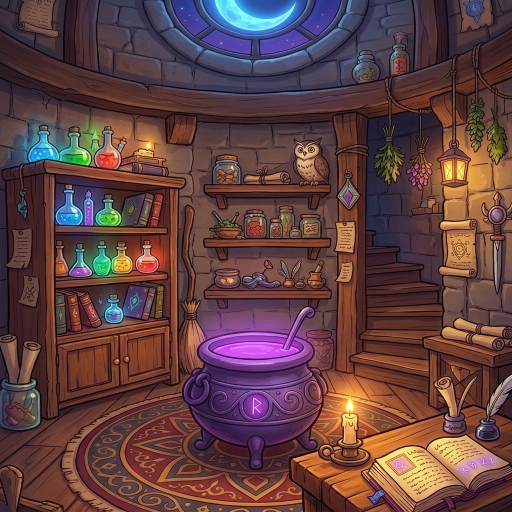
#> input picture assets/images/wizard_room_bg.jpg, 1024 x 1024 px (shown at 1/2 size)
$ python remove_bg.py assets/images/wizard_room_bg.jpg assets/images/onboarding1.png
#> lines starting #> are read from the running program, lines starting #| are printed output that depends on the picture
import sys
from PIL import Image

def remove_black_background(input_path, output_path):
#> called with input_path = 'assets/images/wizard_room_bg.jpg', output_path = 'assets/images/onboarding1.png'
    img = Image.open(input_path).convert("RGBA")
    data = img.getdata()

    new_data = []
    for item in data:
        # Get RGB values
        r, g, b, a = item

        # Calculate luminance (brightness)
        brightness = max(r, g, b)

        if brightness == 0:
            new_data.append((0, 0, 0, 0))
        else:
            # Alpha based on brightness
            alpha = brightness
            # Un-premultiply (boost color channels so they are bright when alpha is applied)
            nr = min(255, int(r * 255 / brightness))
            ng = min(255, int(g * 255 / brightness))
            nb = min(255, int(b * 255 / brightness))
            new_data.append((nr, ng, nb, alpha))
#> this loop made 1048576 passes
#> (item, r, g, b, brightness, alpha, nr, ng) on passes 1 to 12: ((49, 45, 60, 255), 49, 45, 60, 60, 60, 208, 191), ((49, 45, 60, 255), 49, 45, 60, 60, 60, 208, 191), ((49, 45, 60, 255), 49, 45, 60, 60, 60, 208, 191), ((49, 45, 60, 255), 49, 45, 60, 60, 60, 208, 191), ((49, 45, 60, 255), 49, 45, 60, 60, 60, 208, 191), ((50, 46, 61, 255), 50, 46, 61, 61, 61, 209, 192), ((50, 46, 61, 255), 50, 46, 61, 61, 61, 209, 192), ((50, 46, 61, 255), 50, 46, 61, 61, 61, 209, 192), ((49, 45, 59, 255), 49, 45, 59, 59, 59, 211, 194), ((49, 45, 59, 255), 49, 45, 59, 59, 59, 211, 194), ((48, 44, 58, 255), 48, 44, 58, 58, 58, 211, 193), ((48, 44, 58, 255), 48, 44, 58, 58, 58, 211, 193)
#> (r, g, b, brightness, alpha, nr, ng, nb) on passes 61 to 66: (66, 37, 33, 66, 66, 255, 142, 127), (78, 49, 45, 78, 78, 255, 160, 147), (109, 78, 75, 109, 109, 255, 182, 175), (127, 96, 93, 127, 127, 255, 192, 186), (100, 69, 64, 100, 100, 255, 175, 163), (95, 64, 59, 95, 95, 255, 171, 158)

    img.putdata(new_data)
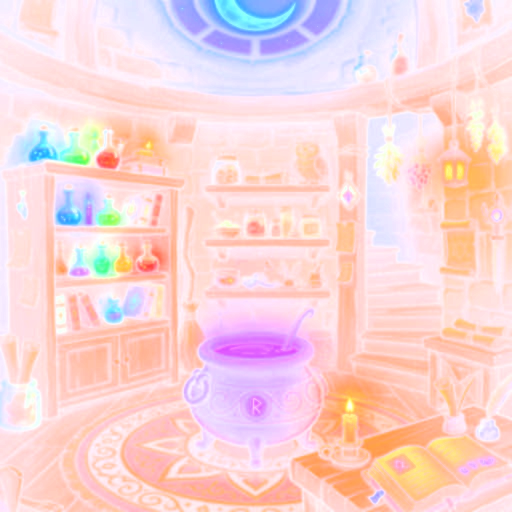
#> img: PIL image 1024x1024 RGBA (shown at 1/2 size); mean R, G, B, A 238.4, 148.8, 160, 105.5; transparent parts drawn white
    # Resize to 256x256 to save space in the app
    img = img.resize((256, 256), Image.Resampling.LANCZOS)
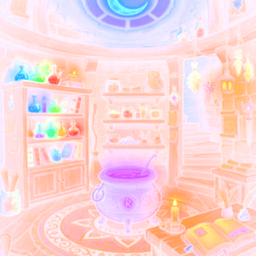
#> img: PIL image 256x256 RGBA; mean R, G, B, A 238.9, 153.9, 164.5, 105.5; transparent parts drawn white
    img.save(output_path, "PNG")

if __name__ == "__main__":
    remove_black_background(sys.argv[1], sys.argv[2])
